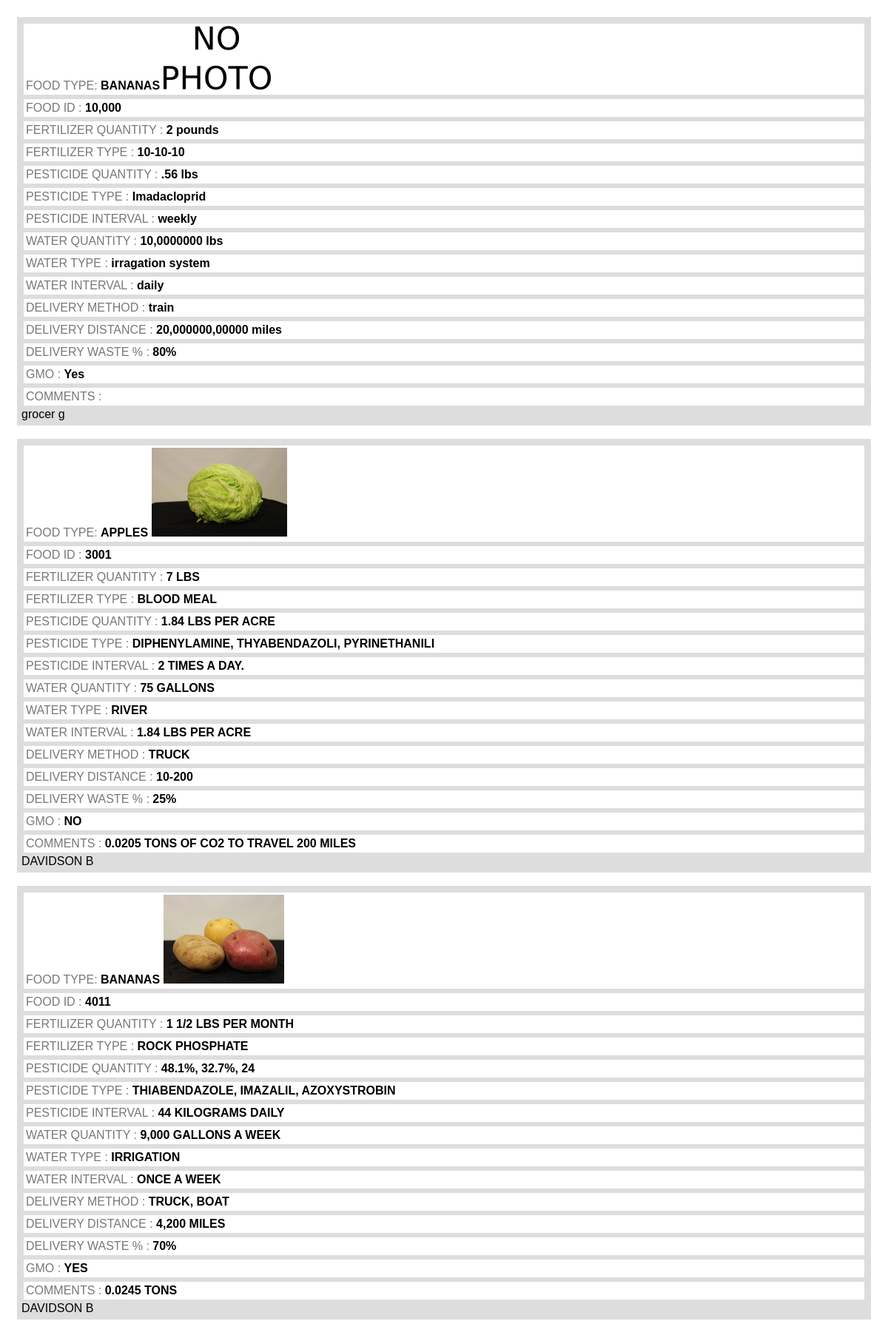
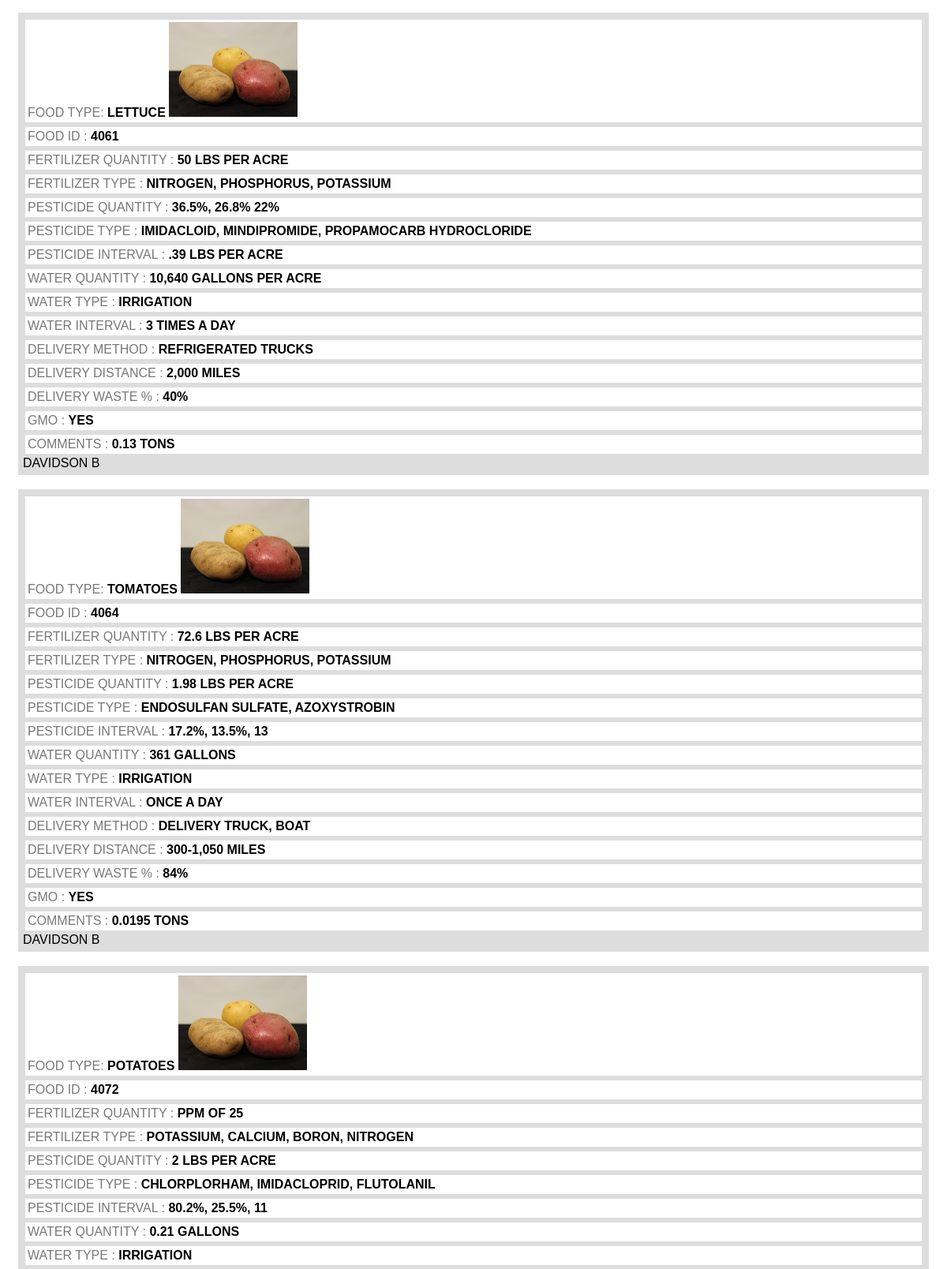
/data/select-phone-2.1.php (upper part), run on the app's committed database (2 pictures, top to bottom).
### tables this page shows
CREATE TABLE IF NOT EXISTS `fooddata` (
  `last` varchar(64) NOT NULL,
  `first` varchar(1) NOT NULL,
  `food_type` varchar(16) NOT NULL,
  `food_id` varchar(16) NOT NULL,
  `fert_quantity` varchar(64) NOT NULL,
  `fert_type` varchar(64) NOT NULL,
  `pest_quantity` varchar(64) NOT NULL,
  `pest_type` varchar(64) NOT NULL,
  `pest_interval` varchar(64) NOT NULL,
  `water_quantity` varchar(64) NOT NULL,
  `water_type` varchar(64) NOT NULL,
  `water_interval` varchar(64) NOT NULL,
  `delivery_method` varchar(64) NOT NULL,
  `delivery_distance` varchar(64) NOT NULL,
  `delivery_waste` varchar(64) NOT NULL,
  `gmo` varchar(16) NOT NULL,
  `comments` text NOT NULL,
  `date_time` varchar(64) NOT NULL
);

### data/select-phone-2.1.php (the view, shortened to what this page needs)
<!DOCTYPE html>
<html>
<head>
</head>
<body>
<div class="col-m-12">
<?php
		$connection = mysql_connect($host,$dbuser,$dbpass);
		$sql = "select * from food.fooddata";
		$result = mysql_query ($sql, $connection);
		echo "<div id = content>";
		while ($row = mysql_fetch_row($result)){
			$photo = "photos/nophoto.png";
					if ($row[3] > 3000 && $row[3] < 4000)$photo = "photos/lettuce.jpg";
						if ($row[3] > 4000 && $row[3] < 5000)$photo = "photos/potatoes.jpg";
			echo "<div class = dataoutline>";
				echo "<div class =label >FOOD TYPE: ";
					echo "<span style=color:#000;font-weight:bold>$row[2] </span><img src = $photo></div>";
				echo "<div class =label >FOOD ID	: ";
					echo "<span style=color:#000;font-weight:bold>$row[3] </span></div>";
				echo "<div class =label >FERTILIZER QUANTITY : ";
					echo "<span style=color:#000;font-weight:bold>$row[4] </span></div>";
				echo "<div class =label >FERTILIZER TYPE : ";
					echo "<span style=color:#000;font-weight:bold>$row[5] </span></div>";
				echo "<div class =label >PESTICIDE QUANTITY : ";
					echo "<span style=color:#000;font-weight:bold>$row[6] </span></div>";
				echo "<div class =label >PESTICIDE TYPE : ";
					echo "<span style=color:#000;font-weight:bold>$row[7] </span></div>";
				echo "<div class =label >PESTICIDE INTERVAL : ";
					echo "<span style=color:#000;font-weight:bold>$row[8] </span></div>";
				echo "<div class =label >WATER QUANTITY  : ";
					echo "<span style=color:#000;font-weight:bold>$row[9] </span></div>";
				echo "<div class =label >WATER TYPE : ";
					echo "<span style=color:#000;font-weight:bold>$row[10] </span></div>";
				echo "<div class =label >WATER INTERVAL : ";
					echo "<span style=color:#000;font-weight:bold>$row[11] </span></div>";
				echo "<div class =label >DELIVERY METHOD  : ";
					echo "<span style=color:#000;font-weight:bold>$row[12] </span></div>";
				echo "<div class =label >DELIVERY DISTANCE  : ";
					echo "<span style=color:#000;font-weight:bold>$row[13] </span></div>";
				echo "<div class =label >DELIVERY WASTE % : ";
					echo "<span style=color:#000;font-weight:bold>$row[14] </span></div>";
				echo "<div class =label >GMO  :  ";
					echo "<span style=color:#000;font-weight:bold>$row[15] </span></div>";
				echo "<div class =label >COMMENTS : ";
					echo "<span style=color:#000;font-weight:bold>$row[16] </span></div>";
				echo "$row[0] $row[1]";
				echo "</div><br />";
		}
	echo "</div>";
?>
</div>
</body>
</html>

### data/select-phone-2.1.php (style rules this page uses)
* { box-sizing: border-box; }
[class*="col-"] { float: left; padding: 15px; }
html { font-family: Arial, Helvetica, sans-serif; }
[class*="col-"] { width: 100%; }
div.label { background-color:#fff; color: #777; border-style: solid; border-color: #ddd #ddd; padding: 3px; }
div.dataoutline { background-color:#ddd; color: #000; border-style: solid; border-color: #ddd #ddd; padding: 3px; }
@media only screen and (min-width: 600px) { .col-m-12 { width: 100%; } }

### data on the page
fooddata: food_type "BANANAS", shows a picture, food_id "10,000", fert_quantity "2 pounds", fert_type "10-10-10", pest_quantity ".56 lbs", pest_type "Imadacloprid", pest_interval "weekly", water_quantity "10,0000000 lbs", water_type "irragation system", water_interval "daily", delivery_method "train", delivery_distance "20,000000,00000 miles", delivery_waste "80%", gmo "Yes", last "grocer", first "g"
fooddata: food_type "APPLES", shows a picture, food_id "3001", fert_quantity "7 LBS", fert_type "BLOOD MEAL", pest_quantity "1.84 LBS PER ACRE", pest_type "DIPHENYLAMINE, THYABENDAZOLI, PYRINETHANILI", pest_interval "2 TIMES A DAY.", water_quantity "75 GALLONS", water_type "RIVER", water_interval "1.84 LBS PER ACRE", delivery_method "TRUCK", delivery_distance "10-200", delivery_waste "25%", gmo "NO", comments "0.0205 TONS OF CO2 TO TRAVEL 200 MILES", last "DAVIDSON", first "B"
fooddata: food_type "BANANAS", food_id "4011", fert_quantity "1 1/2 LBS PER MONTH", fert_type "ROCK PHOSPHATE", pest_quantity "48.1%, 32.7%, 24", pest_type "THIABENDAZOLE, IMAZALIL, AZOXYSTROBIN", pest_interval "44 KILOGRAMS DAILY", water_quantity "9,000 GALLONS A WEEK", water_type "IRRIGATION", water_interval "ONCE A WEEK", delivery_method "TRUCK, BOAT", delivery_distance "4,200 MILES", delivery_waste "70%", gmo "YES", comments "0.0245 TONS", last "DAVIDSON", first "B"
fooddata: food_type "LETTUCE", food_id "4061", fert_quantity "50 LBS PER ACRE", fert_type "NITROGEN, PHOSPHORUS, POTASSIUM", pest_quantity "36.5%, 26.8% 22%", pest_type "IMIDACLOID, MINDIPROMIDE, PROPAMOCARB HYDROCLORIDE", pest_interval ".39 LBS PER ACRE", water_quantity "10,640 GALLONS PER ACRE", water_type "IRRIGATION", water_interval "3 TIMES A DAY", delivery_method "REFRIGERATED TRUCKS", delivery_distance "2,000 MILES", delivery_waste "40%", gmo "YES", comments "0.13 TONS", last "DAVIDSON", first "B"
fooddata: food_type "TOMATOES", food_id "4064", fert_quantity "72.6 LBS PER ACRE", fert_type "NITROGEN, PHOSPHORUS, POTASSIUM", pest_quantity "1.98 LBS PER ACRE", pest_type "ENDOSULFAN SULFATE, AZOXYSTROBIN", pest_interval "17.2%, 13.5%, 13", water_quantity "361 GALLONS", water_type "IRRIGATION", water_interval "ONCE A DAY", delivery_method "DELIVERY TRUCK, BOAT", delivery_distance "300-1,050 MILES", delivery_waste "84%", gmo "YES", comments "0.0195 TONS", last "DAVIDSON", first "B"
fooddata: food_type "POTATOES", food_id "4072", fert_quantity "PPM OF 25", fert_type "POTASSIUM, CALCIUM, BORON, NITROGEN", pest_quantity "2 LBS PER ACRE", pest_type "CHLORPLORHAM, IMIDACLOPRID, FLUTOLANIL", pest_interval "80.2%, 25.5%, 11", water_quantity "0.21 GALLONS", water_type "IRRIGATION"
